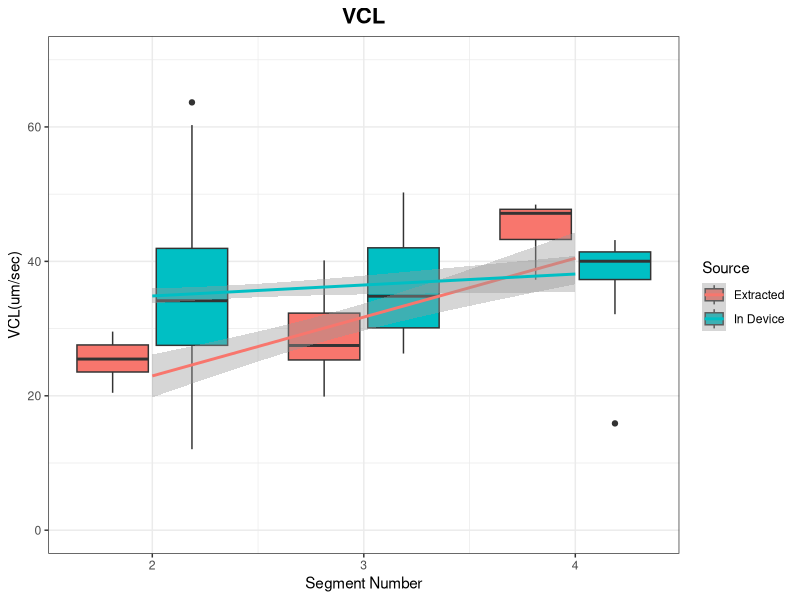
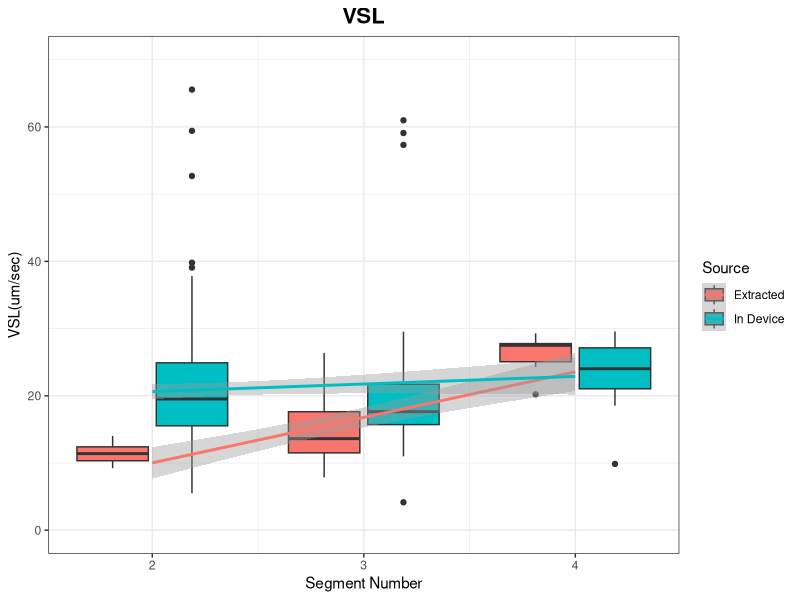
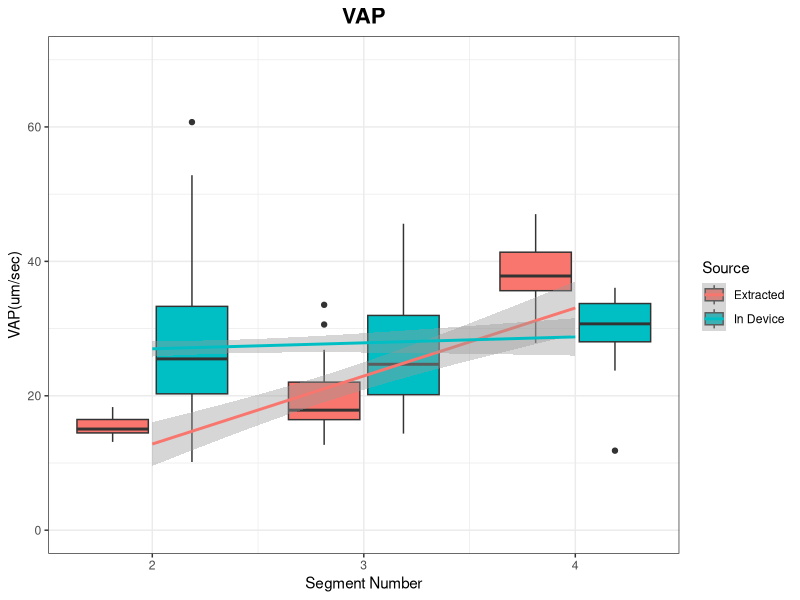
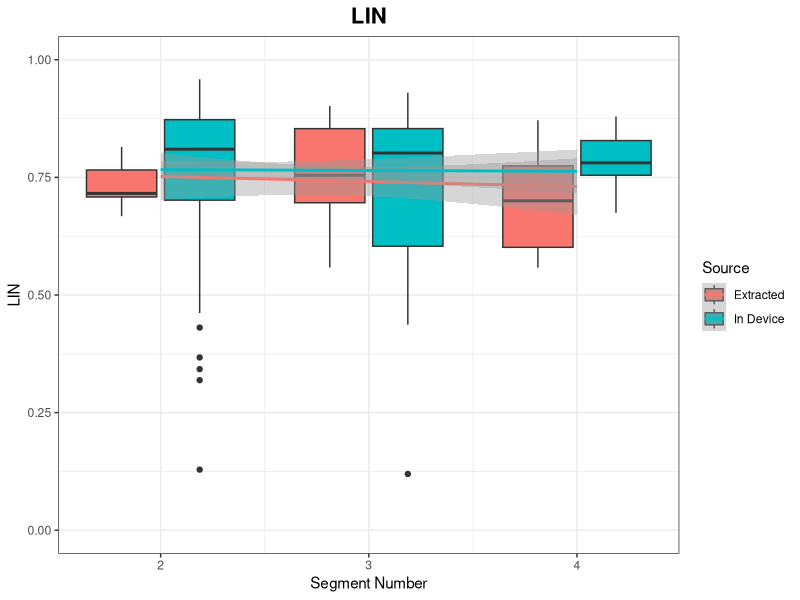
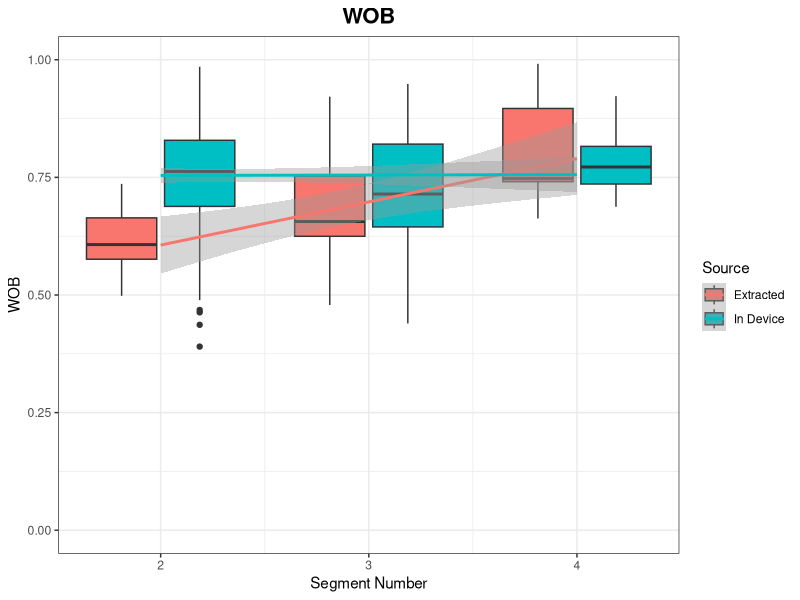

Here is the R script that generated these plots, in order:
library(ggplot2)
library(reshape2)
library(stringr)

## Reading Data into Workspace ##
data = read.table ('casa_paths_extracted.txt', sep = ' ') 
colnames (data) = c('name', 'empty' , 'VCL', 'VAP', 'VSL', 'LIN', 'WOB', 'PROG', 'BCF','segment') # Adds titles to columns
data$spermid = 1:nrow(data) # adds sperm ID to the table based on position number.
scale = 2.0
## Generating VCL Plots
mdata = melt(data, id.vars = c("name", "spermid", "segment"))
detailed = data
detailed$extracted = sapply(detailed$segment, function(x){return(str_extract(x, "[a-zA-Z]+"))})
detailed$segnum = sapply(detailed$segment, function(x){as.numeric(str_extract(x, "[0-9]+"))})
mdetailed = melt(detailed, id.vars = c("name", "segment", "spermid", "extracted", "segnum"))

mdetailed$prettyextracted = sapply(mdetailed$extracted, function(x) {
  if (x == "e") {
      return("Extracted")
  }
  if (x == "s") {
    return("In Device")
  }
  return(x)
})

g = ggplot(data = mdetailed[mdetailed$variable == "VCL" & mdetailed$segnum > 1.5 & mdetailed$extracted != "waste" & mdetailed$extracted != "ewaste" & mdetailed$extracted != "pure", ], aes(x=segnum, y=value)) + 
  geom_boxplot(aes(fill = prettyextracted, linetype = factor(segnum))) +
  scale_linetype_manual(values = c("solid", "solid", "solid", "solid", "solid", "solid"), guide="none") +
  theme_bw() +
  geom_smooth(method = "lm", aes(color = prettyextracted)) +
  theme(plot.title=element_text(size = 16, face = "bold", hjust = 0.5)) +
  scale_x_continuous(name = "Segment Number",breaks=seq(2,4,1)) +
  scale_y_continuous(name = "VCL(um/sec)",limits=c(0,70))+
  guides(fill=guide_legend(title="Source"),color=guide_legend(title="Source"))+
  ggtitle("VCL") 
 

pdf("VCL.pdf", height = 3 * scale, width = 4 * scale)
print(g)
dev.off()

## Generating VSL Plots

g = ggplot(data = mdetailed[mdetailed$variable == "VSL" & mdetailed$segnum > 1.5 & mdetailed$extracted != "waste" & mdetailed$extracted != "ewaste" & mdetailed$extracted != "pure", ], aes(x=segnum, y=value)) + 
  geom_boxplot(aes(fill = prettyextracted, linetype = factor(segnum))) +
  scale_linetype_manual(values = c("solid", "solid", "solid", "solid", "solid", "solid"), guide="none") +
  theme_bw() +
  geom_smooth(method = "lm", aes(color = prettyextracted)) +
  theme(plot.title=element_text(size = 16, face = "bold", hjust = 0.5)) +
  scale_x_continuous(name = "Segment Number",breaks=seq(2,4,1)) +
  scale_y_continuous(name = "VSL(um/sec)",limits=c(0,70))+
  guides(fill=guide_legend(title="Source"),color=guide_legend(title="Source"))+
  ggtitle("VSL") 

scale = 2.0
pdf("VSL.pdf", height = 3 * scale, width = 4 * scale)
print(g)
dev.off()

## Generating VAP Plots

g = ggplot(data = mdetailed[mdetailed$variable == "VAP" & mdetailed$segnum > 1.5 & mdetailed$extracted != "waste" & mdetailed$extracted != "ewaste" & mdetailed$extracted != "pure", ], aes(x=segnum, y=value)) + 
  geom_boxplot(aes(fill = prettyextracted, linetype = factor(segnum))) +
  scale_linetype_manual(values = c("solid", "solid", "solid", "solid", "solid", "solid"), guide="none") +
  theme_bw() +
  geom_smooth(method = "lm", aes(color = prettyextracted)) +
  theme(plot.title=element_text(size = 16, face = "bold", hjust = 0.5)) +
  scale_x_continuous(name = "Segment Number",breaks=seq(2,4,1)) +
  scale_y_continuous(name = "VAP(um/sec)",limits=c(0,70))+
  guides(fill=guide_legend(title="Source"),color=guide_legend(title="Source"))+
  ggtitle("VAP") 


pdf("VAP.pdf", height = 3 * scale, width = 4 * scale)
print(g)
dev.off()

## Generating LIN plots
g = ggplot(data = mdetailed[mdetailed$variable == "LIN" & mdetailed$segnum > 1.5 & mdetailed$extracted != "waste" & mdetailed$extracted != "ewaste" & mdetailed$extracted != "pure", ], aes(x=segnum, y=value)) + 
  geom_boxplot(aes(fill = prettyextracted, linetype = factor(segnum))) +
  scale_linetype_manual(values = c("solid", "solid", "solid", "solid", "solid", "solid"), guide="none") +
  theme_bw() +
  geom_smooth(method = "lm", aes(color = prettyextracted)) +
  theme(plot.title=element_text(size = 16, face = "bold", hjust = 0.5)) +
  scale_x_continuous(name = "Segment Number",breaks=seq(2,4,1)) +
  scale_y_continuous(name = "LIN",limits=c(0,1))+
  guides(fill=guide_legend(title="Source"),color=guide_legend(title="Source"))+
  ggtitle("LIN") 


pdf("LIN.pdf", height = 3 * scale, width = 4 * scale)
print(g)
dev.off()

## Generating WOB plots
g = ggplot(data = mdetailed[mdetailed$variable == "WOB" & mdetailed$segnum > 1.5 & mdetailed$extracted != "waste" & mdetailed$extracted != "ewaste" & mdetailed$extracted != "pure", ], aes(x=segnum, y=value)) + 
  geom_boxplot(aes(fill = prettyextracted, linetype = factor(segnum))) +
  scale_linetype_manual(values = c("solid", "solid", "solid", "solid", "solid", "solid"), guide="none") +
  theme_bw() +
  geom_smooth(method = "lm", aes(color = prettyextracted)) +
  theme(plot.title=element_text(size = 16, face = "bold", hjust = 0.5)) +
  scale_x_continuous(name = "Segment Number",breaks=seq(2,4,1)) +
  scale_y_continuous(name = "WOB",limits=c(0,1))+
  guides(fill=guide_legend(title="Source"),color=guide_legend(title="Source"))+
  ggtitle("WOB") 


pdf("WOB.pdf", height = 3 * scale, width = 4 * scale)
print(g)
dev.off()
  
  


